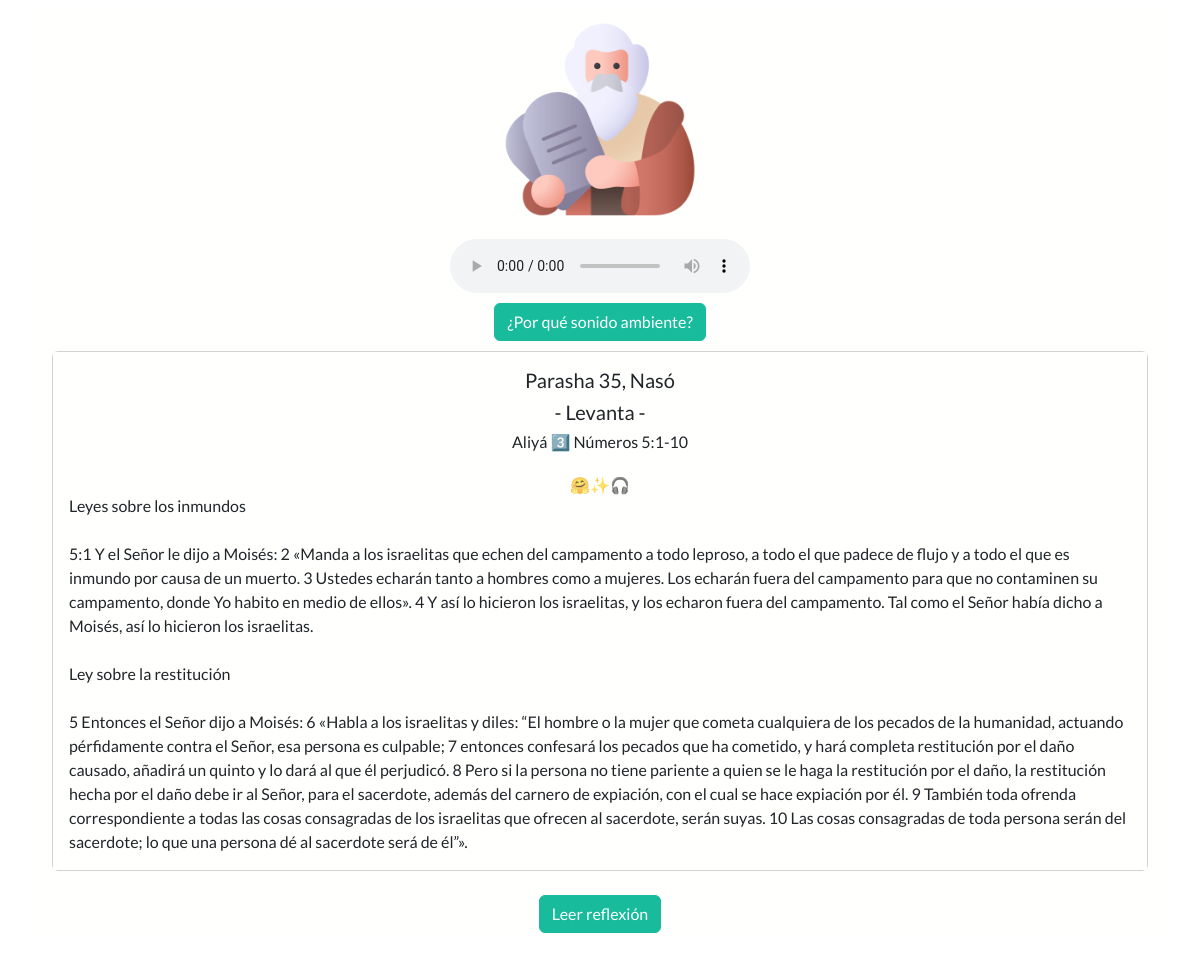
The page / on the database its author committed.
### tables this page shows
CREATE TABLE parasha(
	id INTEGER primary KEY AutoIncrement,
	nroParasha int,
	nameParasha varchar(100),
	signParasha varchar(100),
	sect1 varchar(100),
	sect2 varchar(100),
	sect3 varchar(100),
	sect4 varchar(100),
	sect5 varchar(100),
	sect6 varchar(100),
	sect7 varchar(100),
	aliya1 text,
	aliya2 text,
	aliya3 text,
	aliya4 text,
	aliya5 text,
	aliya6 text,
	aliya7 text
);

### index.py (the view)
@app.route("/")
def home():
    data_list = get_text_aliya()
    nro_parasha = data_list[0]
    name_parasha = data_list[1]
    sign_parasha = data_list[2]
    sect_aliya = data_list[3]
    text_aliya = data_list[4]
    return render_template(
        "index.html",
        nro_parasha = nro_parasha,
        name_parasha = name_parasha,
        sign_parasha = sign_parasha,
        sect_aliya = sect_aliya,
        text_aliya = text_aliya
    )

### models/get_aliya.py (called while the page is built)
def get_text_aliya():
    day = get_day_number()
    sect = "sect" + str(day)
    aliya = "aliya" + str(day)
    query = "SELECT nroParasha, nameParasha, signParasha, " + sect +", " + aliya +" FROM parasha WHERE id = id"
    connection_DB =connection.cursor()
    connection_DB.execute(query)
    data = connection_DB.fetchone()
    data_list= list(data)
    return data_list

### models/get_day.py (called while the page is built)
def get_day_number():
    day_number = datetime.today().isoweekday() + 1
    day_aliya = "aliya" + str(day_number)
    print(day_aliya)
    return day_number

### templates/index.html (shortened to what this page needs)
<html lang="es">
<head>
  <link href="https://bootswatch.com/5/flatly/bootstrap.css" rel="stylesheet">
  <link rel="stylesheet" href="static/style.css">
</head>
<body class="m-0 border-0 bd-example-row-flex-cols">
  <div class="container ">
    <div class="column align-items-center ">
      <div class="col text-center">
        <img src="static/img/moises.png" alt="moises-tablas" width="20%">
      </div>
      <div class="col text-center">
        <audio controls autoplay>
          <source src="static/audio/sonido_de_pajaros_ambiental.mp3" type="audio/mpeg">
        </audio>
      </div>
      <div class="col text-center">
        <button type="button" class="btn btn-success" data-bs-toggle="modal" data-bs-target="#staticBackdrop">
          ¿Por qué sonido ambiente?
        </button>
      </div>
      <div class="col">
        <div class="card">
          <div class="card-body" style="background-color:#fffffe">
            <h5  class="card-title text-center">Parasha {{nro_parasha}}, {{ name_parasha }}</h5>
            <h5 class="card-title text-center">- {{ sign_parasha }} -</h5>
            <h6 class="card-title text-center">{{ sect_aliya }}</h6>
            <h6 class="card-subtitle text-muted text-center"><br>🤗✨🎧</h6>
            <p class="card-text ">{{ text_aliya }}</p>
          </div>
        </div>
      </div>
      <div class="col m-4 text-center">
        <button type="button" class="btn btn-success" data-bs-toggle="modal" data-bs-target="#leerReflexion">
          Leer reflexión
        </button>
      </div>
    </div>
</body>
</html>

### static/style.css (style rules this page uses)
.container { background-color:#fffffe; }
.container .column .col { margin: 10px; }
.card-text { white-space: pre-wrap }

### rows shown on the page
parasha: nameParasha "Nasó", signParasha "Levanta", sect3 "Aliyá 3️⃣ Números 5:1-10", aliya3 "Leyes sobre los inmundos 5:1 Y el Señor le dijo a Moisés: 2 «Manda a los israelitas que echen del campamento a todo leproso, a todo el que padece de flujo y a todo el que es inmundo por causa de un muerto. 3 Ustedes echarán tanto a hombres como a mujeres. Los echarán fuera del campamento para que no contaminen su campamento, donde Yo habito en medio de ellos». 4 Y así lo hicieron los israelitas, y los echaron fuera del campamento. Tal como el Señor había dicho a Moisés, así lo hicieron los israelitas. Ley sobre la restitución 5 Entonces el Señor dijo a Moisés: 6 «Habla a los israelitas y diles: “El hombre o la mujer que cometa cualquiera de los pecados de la humanidad, actuando pérfidamente…"

### other values the page prints
{{ nro_parasha }} "35"
